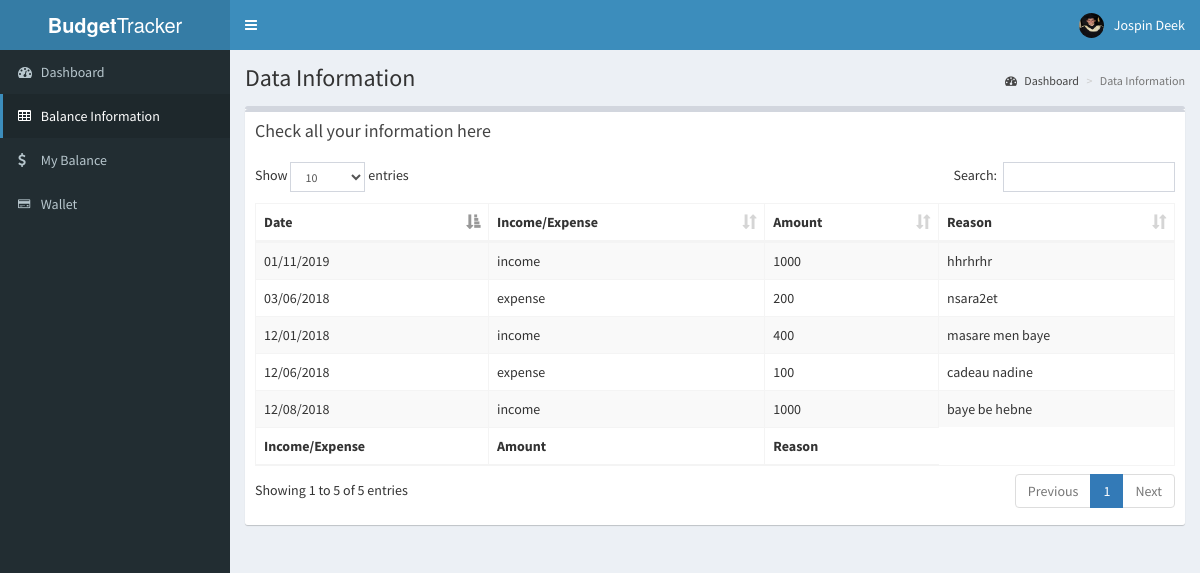
The page /data.php (signed in) on the database its author committed.
### tables this page shows
CREATE TABLE `users` (
  `uid` int(11) NOT NULL,
  `email` varchar(255) NOT NULL,
  `password` varchar(255) NOT NULL,
  `fullName` varchar(255) NOT NULL,
  `balance` int(11) NOT NULL,
  `Income` int(11) NOT NULL,
  `expense` int(11) NOT NULL,
  `wallet` int(11) NOT NULL,
  `image` text NOT NULL
);

CREATE TABLE `money` (
  `iid` int(11) NOT NULL,
  `uid` int(11) NOT NULL,
  `ammount` int(11) NOT NULL,
  `date` varchar(255) NOT NULL,
  `reason` varchar(255) NOT NULL,
  `type` varchar(255) NOT NULL
);

### data.php (the view, shortened to what this page needs)
<!DOCTYPE html>
<?php
	require("include/dbInfo.php");
	if( (isset($_SESSION['created']) && $_SESSION['created']==true) ||  (isset($_SESSION['loggedIn']) && $_SESSION['loggedIn']==true)){
$email=$_SESSION["email"];
$inf=$mysqli->prepare("select * from users where email=?");
$inf->bind_param("s",$email);
$inf->execute();
$inf->store_result();
$inf->bind_result($id,$email,$p,$name,$balance,$income,$expense,$wallet,$image);
 ?>
<html>
<head>
  <link rel="stylesheet" href="css/bootstrap.min.css">
  <link rel="stylesheet" href="css/font-awesome.min.css">
  <link rel="stylesheet" href="css/ionicons.min.css">
  <link rel="stylesheet" href="css/dataTables.bootstrap.min.css">
  <link rel="stylesheet" href="css/AdminLTE.min.css">
  <link rel="stylesheet" href="css/_all-skins.min.css">
</head>
<body class="hold-transition skin-blue sidebar-mini">
<div class="wrapper">
  <header class="main-header">
    <a href="index.php" class="logo">
      <span class="logo-lg"><b>Budget</b>Tracker</span>
    </a>
    <nav class="navbar navbar-static-top">
      <a href="#" class="sidebar-toggle" data-toggle="push-menu" role="button">
      </a>
      <div class="navbar-custom-menu">
        <ul class="nav navbar-nav">
          <li class="dropdown user user-menu">
            <a href="#" class="dropdown-toggle" data-toggle="dropdown">
              <img src="<?=$image?>" class="user-image" alt="User Image">
              <span class="hidden-xs"><?= $name ?></span>
            </a>
          </li>
        </ul>
      </div>
    </nav>
  </header>
  <aside class="main-sidebar">
      <section class="sidebar">
        <ul class="sidebar-menu" data-widget="tree">
            <li>
              <a href="index.php">
                <i class="fa fa-dashboard"></i> <span>Dashboard</span>
              </a>
            </li>
            <li class="active">
              <a href="data.php">
                <i class="fa fa-table"></i> <span>Balance Information</span>
              </a>
            </li>
            <li >
              <a href="balance.php">
                <i class="fa fa-dollar"></i> <span>My Balance</span>
            </a>
            </li>
            <li >
              <a href="wallet.php">
                <i class="ion ion-card"></i> <span>Wallet</span>
              </a>
            </li>
        </ul>
      </section>
  </aside>
  <div class="content-wrapper">
    <section class="content-header">
      <h1>
        Data Information
      </h1>
      <ol class="breadcrumb">
        <li><a href="index.php"><i class="fa fa-dashboard"></i> Dashboard</a></li>
        <li class="active">Data Information</li>
      </ol>
    </section>
    <section class="content">
      <div class="row">
        <div class="col-xs-12">
          <div class="box">
          <div class="box">
            <div class="box-header">
              <h3 class="box-title">Check all your information here</h3>
            </div>
            <div class="box-body">
              <table id="example1" class="table table-bordered table-striped">
                <thead>
                <tr>
                  <th>Date</th>
                  <th>Income/Expense</th>
                  <th>Amount</th>
                  <th>Reason</th>
                </tr>
                </thead>
                <tbody>
<?php
$data=$mysqli->prepare("select ammount, date, reason,type from money where uid=?");
$data->bind_param("i",$id);
$data->execute();
$data->store_result();
$data->bind_result($a,$d,$r,$t);
while($data->fetch()){ ?>
	<tr>
	<td><?=$d?></td>
	<td><?=$t?></td>
	<td><?=$a?>	</td>
	<td><?=$r?></td>
</tr>
<?php } ?>
                </tbody>
                <tfoot>
                <tr>
                  <th>Income/Expense</th>
                  <th>Amount</th>
                  <th>Reason</th>
                </tr>
                </tfoot>
              </table>
            </div>
          </div>
        </div>
      </div>
    </section>
  </div>
</div>
</body>
</html>
<?php
}
else{
	header("Location:login.php");
}
 ?>

### rows shown on the page
users: image (picture), fullName "Jospin Deek"
money: date "12/01/2018", type "income", ammount "400", reason "masare men baye"
money: date "12/06/2018", type "expense", ammount "100", reason "cadeau nadine"
money: date "12/08/2018", type "income", ammount "1000", reason "baye be hebne"
money: date "03/06/2018", type "expense", ammount "200", reason "nsara2et"
money: date "01/11/2019", type "income", ammount "1000", reason "hhrhrhr"
